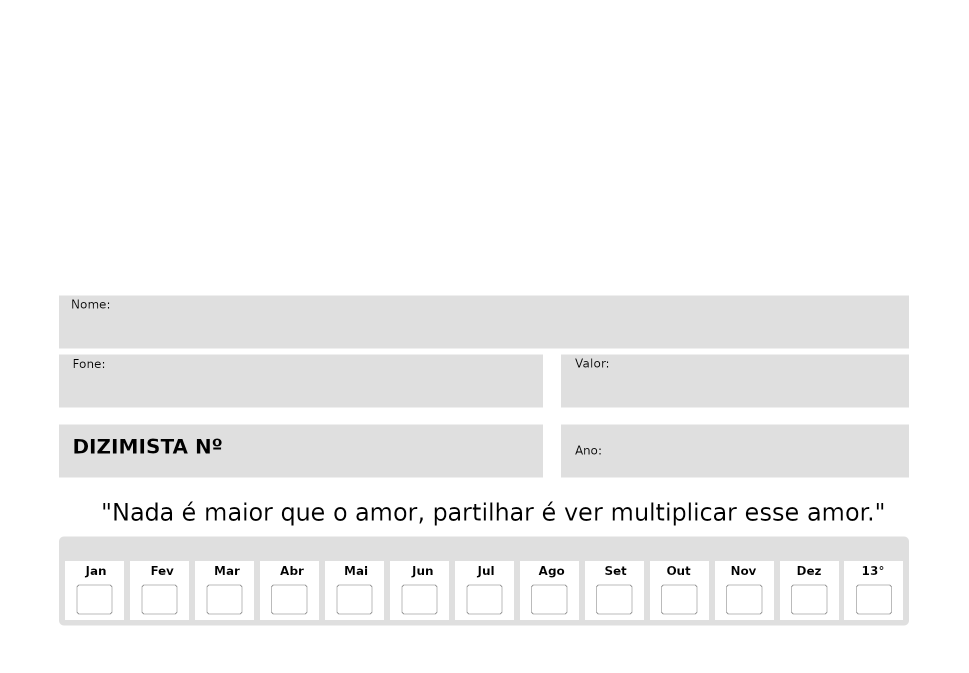
#> input picture envelope_template.png, 1937 x 1346 px (shown at 1/2 size)
$ python pdf_generator.py
#> lines starting #> are read from the running program, lines starting #| are printed output that depends on the picture
"Generates a pdf with envelopes images filled with people data."
import csv
from io import BytesIO
from PIL import Image, ImageDraw, ImageFont

def load_data(file):
    "Loads the csv file."
#> called with file = 'fake_data.csv'
    with open(file, 'r', encoding="utf-8") as csvfile:
#> (reads fake_data.csv from the repository)
        reader = csv.reader(csvfile, delimiter=";", quoting=csv.QUOTE_ALL)
        return list(reader)

def months_pixels_coords():
    "Generates the pixels coordinates for the months table."
    return [(180 + (i * 130), 1180) for i in range(13)]

def generate_pdf_without_saving_images(people_data, file_name):
    "Generates the pdf file with the envelope images fill with people data."
    font = ImageFont.truetype('arial.ttf', 30)
    images = []
    m_pixels = months_pixels_coords()
    for data in people_data:
        person_id, name, phone = data
        for i in range(13):
            with Image.open('envelope_template.png') as png_image:
                pencil = ImageDraw.Draw(png_image)
                pencil.text((190, 630), fill="#000", font=font, text=name)
                pencil.text((190, 760), fill="#000", font=font, text=phone)
                pencil.text((480, 880), fill="#000", font=font, text=person_id)
                pencil.text((1220, 880), fill="#000", font=font, text="2021")
                pencil.text(m_pixels[i], fill="#000", font=font, text="X")
                tmp = BytesIO()
                png_image.save(tmp, format='png')
                images.append(tmp)
    images = [Image.open(img).convert('RGB') for img in images]
    first_image = images.pop(0)
    first_image.save(file_name)
    first_image.close()
    for image in images:
        image.save(file_name, append=True)
        image.close()

def generate_pdf_saving_images(people_data, file_name):
    "Generates the pdf by saving images before creating pdf file."
#> called with file_name = 'envelopes.pdf'
    font = ImageFont.truetype('arial.ttf', 30)
    m_pixels = months_pixels_coords()
    tmp_file_counter = 0
    print(" -- Generating images -- ")
    for data in people_data:
        person_id, name, phone = data
        for i in range(13):
            tmp_file_counter += 1
            with Image.open('envelope_template.png') as png_image:
#> png_image is the input picture: PIL image 1937x1346 RGBA; mean R, G, B, A 244.5, 244.5, 244.5, 254.8
                pencil = ImageDraw.Draw(png_image)
                pencil.text((190, 630), fill="#000", font=font, text=name)
                pencil.text((190, 760), fill="#000", font=font, text=phone)
                pencil.text((480, 880), fill="#000", font=font, text=person_id)
                pencil.text((1220, 880), fill="#000", font=font, text="2021")
                pencil.text(m_pixels[i], fill="#000", font=font, text="X")
                png_image.save(f'/tmp/{tmp_file_counter}.png')
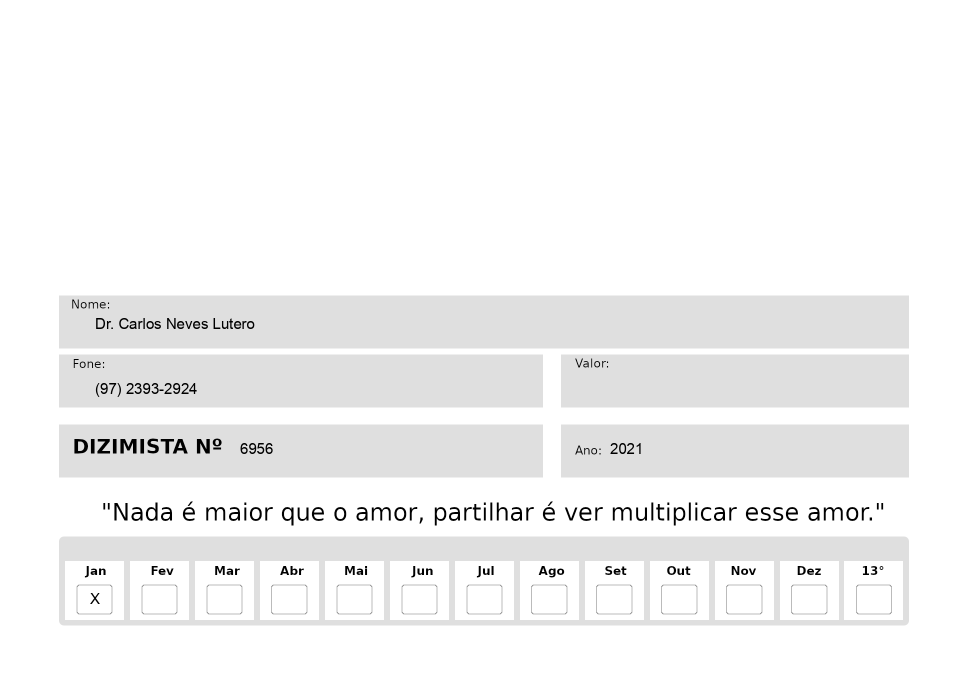
#> saved as 1.png: PIL image 1937x1346 RGBA (shown at 1/2 size); mean R, G, B, A 244, 244, 244, 254.8; transparent parts drawn white

    print(" -- Generating PDF file -- ")
    images = [Image.open(f'/tmp/{file_number}.png').convert('RGB')
                            for file_number in range(1, tmp_file_counter + 1)]
    images[0].save(file_name, save_all=True, append_images=images[1:])

    print(" -- Closing all images -- ")
    for image in images:
        image.close()

if __name__ == '__main__':
    csv_data = load_data("fake_data.csv")
#> (the run stopped early here; a loop or call above may not have finished)
